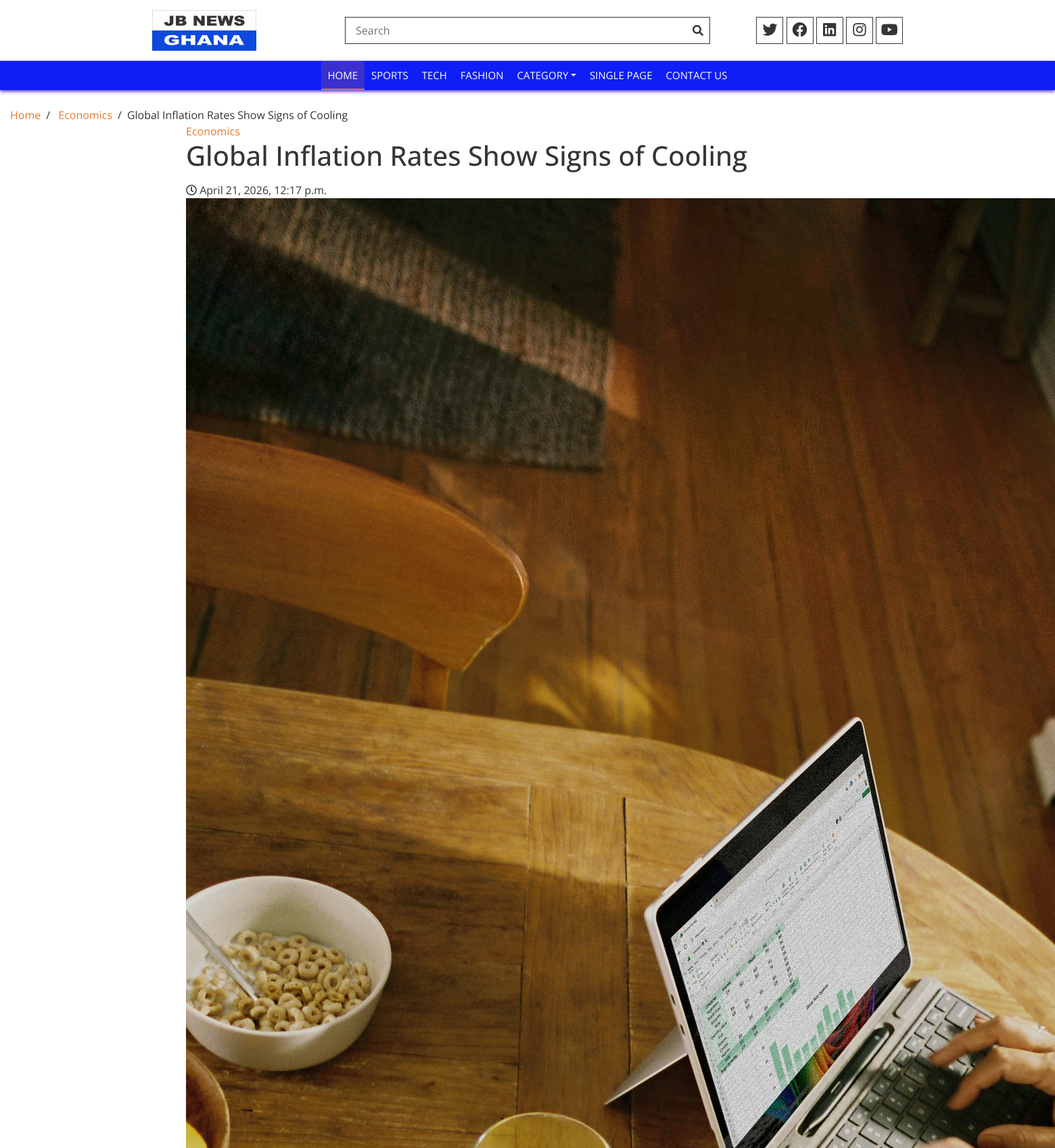
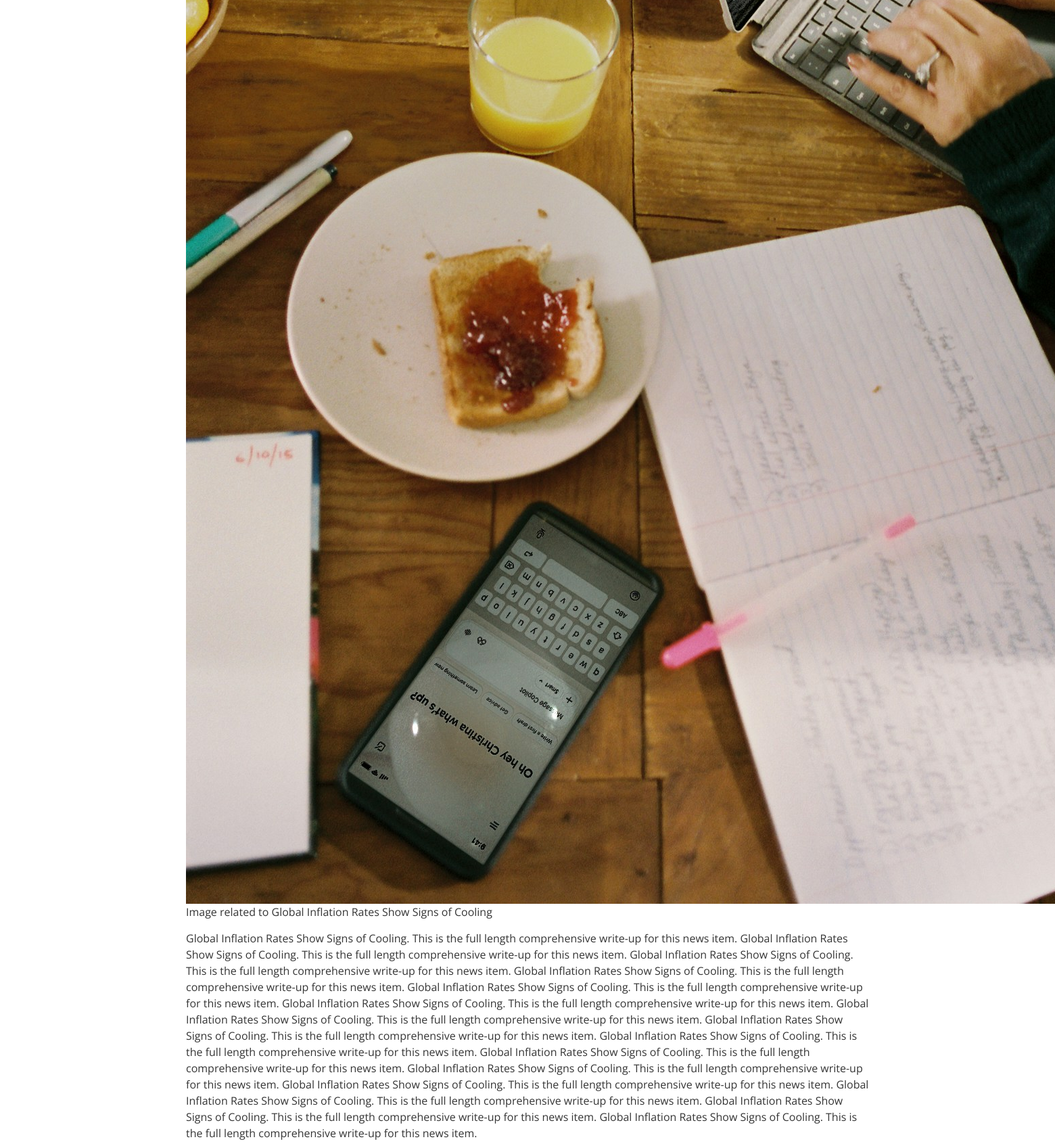
The page /article/global-inflation-rates-show-signs-of-cooling/ (upper part) on the database its author committed (2 pictures, top to bottom).
### NewsApp/models.py (models this page shows, shortened)
class Article(models.Model):
    class Status(models.TextChoices):
        DRAFT = "draft", "Draft"
        PUBLISHED = "published", "Published"
        ARCHIVED = "archived", "Archived"
    class Prominence(models.TextChoices):
        NORMAL = "normal", "Normal"             # regular article
        TOP_STORY = "top_story", "Top Story"    # one of the 4 right-side cards
        BREAKING = "breaking", "Breaking News"
    title = models.CharField(max_length=255)
    slug = models.SlugField(max_length=255, unique=True,
                            blank=True)   # used in the article URL
    category = models.ForeignKey(
        Category,
        on_delete=models.SET_NULL,
        null=True,
        related_name="articles"
    )
    write_up = models.TextField()
    excerpt = models.TextField(blank=True, max_length=300)
    picture = models.ImageField(
        upload_to="articles/pictures/%Y/%m/")  # homepage thumbnail
    picture_caption = models.CharField(max_length=255, blank=True)
    views = models.PositiveIntegerField(default=0)
    published_at = models.DateTimeField(default=timezone.now)
    created_at = models.DateTimeField(auto_now_add=True)
    updated_at = models.DateTimeField(auto_now=True)
    status = models.CharField(
        max_length=10,
        choices=Status.choices,
        default=Status.DRAFT
    )
    prominence = models.CharField(
        max_length=10,
        choices=Prominence.choices,
        default=Prominence.NORMAL,
        help_text=(
            "Breaking = big left picture (only 1 active). "
            "Top Story = one of the 4 right cards (max 4 active)."
        )
    )
    is_featured = models.BooleanField(
        default=False, help_text="Include this article in the featured category slider.")
    class Meta:
        ordering = ["-published_at"]

class Category(models.Model):
    name = models.CharField(max_length=100, unique=True)
    slug = models.SlugField(max_length=100, unique=True, blank=True)
    description = models.TextField(blank=True)
    show_in_nav = models.BooleanField(
        default=False,
        help_text="Tick to show this category in the navigation bar."
    )
    created_at = models.DateTimeField(auto_now_add=True)
    class Meta:
        verbose_name_plural = "Categories"
        ordering = ["name"]

### NewsApp/views.py (the view)
class ArticleDetailView(DetailView):
    model = Article
    template_name = "article_detail.html"
    slug_field = "slug"
    slug_url_kwarg = "slug"
    def get_queryset(self):
        return Article.objects.filter(status=Article.Status.PUBLISHED)
    def get_object(self):
        obj = super().get_object()
        Article.objects.filter(pk=obj.pk).update(views=F("views") + 1)
        obj.refresh_from_db()
        return obj
    def get_context_data(self, **kwargs):
        context = super().get_context_data(**kwargs)
        article = self.object
        if article.category:
            context["related_articles"] = (
                Article.objects
                .filter(
                    category=article.category,
                    status=Article.Status.PUBLISHED
                )
                .exclude(pk=article.pk)
                .order_by("-published_at")[:4]
            )
        else:
            context["related_articles"] = Article.objects.none()
        return context

### templates/article_detail.html (shortened to what this page needs)
{% extends "base.html" %}
{% load static %}
{% load news_extras %}
{% block content %}
<div class="breadcrumb-wrap">
    <div class="container-fluid">
        <ul class="breadcrumb">
            <li class="breadcrumb-item"><a href="{% url 'news:homepage' %}">Home</a></li>
            {% if article.category %}
            <li class="breadcrumb-item">
                <a href="{% url 'news:category' slug=article.category.slug %}">
                    {{ article.category.name }}
                </a>
            </li>
            {% endif %}
            <li class="breadcrumb-item active">{{ article.title|truncatewords:8 }}</li>
        </ul>
    </div>
</div>
<div class="article-detail">
    <div class="container-fluid">
        <div class="row justify-content-center">
            <div class="col-md-8">
                <div class="article-header">
                    {% if article.category %}
                    <a class="article-category"
                       href="{% url 'news:category' slug=article.category.slug %}">
                        {{ article.category.name }}
                    </a>
                    {% endif %}
                    <h1 class="article-title">{{ article.title }}</h1>
                    <div class="article-meta">
                        <span class="article-time">
                            <i class="far fa-clock"></i>
                            {{ article.published_at|time_ago }}
                        </span>
                    </div>
                </div>
                <div class="article-img">
                    <img src="{{ article.picture.url }}" alt="{{ article.title }}" />
                    {% if article.picture_caption %}
                    <p class="article-img-caption">{{ article.picture_caption }}</p>
                    {% endif %}
                </div>
                <div class="article-body">
                    {{ article.write_up|linebreaks }}
                </div>
            </div>
        </div>
    </div>
</div>
{% endblock %}

### static/css/style.css (style rules this page uses)
body { color: #353535; font-family: "Open Sans", sans-serif; font-weight: 400; background: #ffffff; }
a { color: #e47a2e; transition: 0.5s; }
p { color: #353535; padding: 0; margin: 0 0 15px 0; }
h1, h2, h3, h4, h5, h6 { color: #353535; margin: 0 0 15px 0; padding: 0; }
.breadcrumb-wrap { position: relative; width: 100%; background: #ffffff; }
.breadcrumb-wrap .breadcrumb { margin: 25px 0 0 0; padding: 0; background: none; }
.breadcrumb-wrap .breadcrumb .breadcrumb-item + .breadcrumb-item::before { color: #353535; }
.breadcrumb-wrap .breadcrumb .breadcrumb-item.active { color: #353535; }

### rows shown on the page
Article: category.name "Economics", title "Global Inflation Rates Show Signs of Cooling", published_at "April 21, 2026, 12:17 p.m.", picture (picture), picture_caption "Image related to Global Inflation Rates Show Signs of Cooling", write_up "Global Inflation Rates Show Signs of Cooling. This is the full length comprehensive write-up for this news item. Global Inflation Rates Show Signs of Cooling. This is the full length comprehensive write-up for this news item. Global Inflation Rates Show Signs of Cooling. This is the full length comprehensive write-up for this news item. Global Inflation Rates Show Signs of Cooling. This is the full length comprehensive write-up for this news item. Global Inflation Rates Show Signs of Cooling. This is the full length comprehensive write-up for this news item. Global Inflation Rates Show Signs of Cooling. This is the full length comprehensive write-up for this news item. Global Inflation…"
